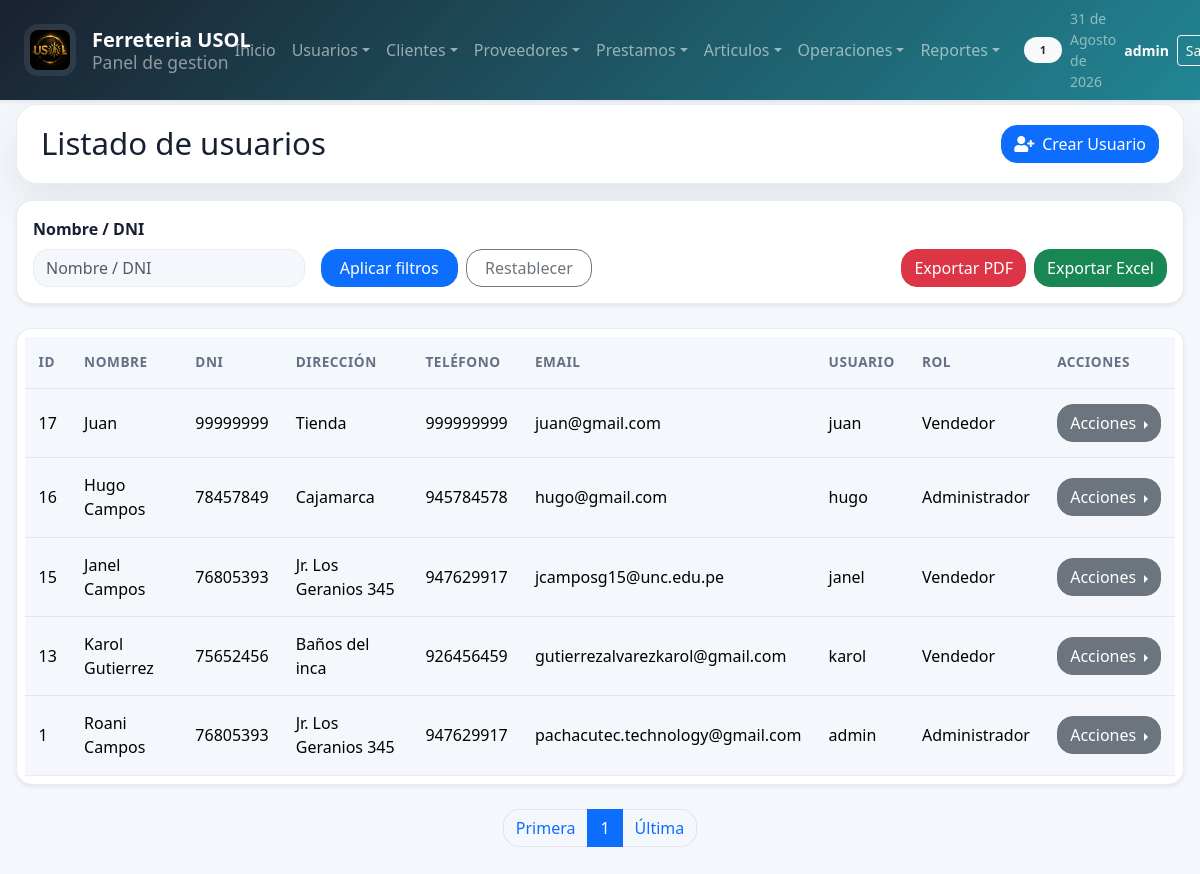
Page /sistema/usuarios/lista_usuarios.php (signed in) on the committed database.
### tables this page shows
CREATE TABLE `empleados` (
  `IdEmpleado` int(11) NOT NULL AUTO_INCREMENT,
  `Nombre` varchar(50) NOT NULL,
  `Dni` int(11) NOT NULL,
  `Direccion` varchar(50) NOT NULL,
  `Telefono` int(11) NOT NULL,
  `Email` varchar(50) NOT NULL,
  `Usuario` varchar(20) NOT NULL,
  `Clave` varchar(300) NOT NULL,
  `Rol` int(11) NOT NULL,
  PRIMARY KEY (`IdEmpleado`),
  KEY `Rol` (`Rol`)
);

CREATE TABLE `rol` (
  `IdRol` int(11) NOT NULL AUTO_INCREMENT,
  `rol` varchar(50) NOT NULL,
  PRIMARY KEY (`IdRol`)
);

### sistema/usuarios/lista_usuarios.php (the view, shortened to what this page needs)
<?php
    include "../../conexion.php";
    include "../includes/paginador.php";
    $results_per_page = 10;
    $current_page = isset($_GET['page']) ? intval($_GET['page']) : 1;
    $consulta = "
        SELECT u.IdEmpleado, u.Nombre, u.Dni, u.Direccion, u.Telefono, u.Email, u.Usuario, u.Rol ,r.rol
        FROM empleados u
        INNER JOIN rol r ON u.Rol = r.IdRol
        ORDER BY u.IdEmpleado DESC
    ";
    $where = "
        empleados u
        INNER JOIN rol r ON u.rol = r.IdRol
        ORDER BY u.IdEmpleado DESC
    ";
    list($result, $total_records) = getPaginatedDataArticulos($conexionDB, $consulta, $where, $current_page, $results_per_page);
    $row = $result->num_rows;
?>
<!DOCTYPE html>
<html lang="es">
<head>
	<?php include "../includes/scripts_2.php"; ?>
</head>
<body>
    <?php include "../includes/header_2.php"; ?>
	<section id="container">
        <div class="title_container">
            <h1>Listado de usuarios</h1>
            <a href="registro_usuario.php" class="btn_new"><i class="fas fa-user-plus"></i> Crear Usuario</a>
        </div>
        <div class="header_container">
            <div class="row g-3 align-items-end">
                <div class="col-12 col-md-4 col-lg-3">
                    <label for="busqueda" class="form-label"> Nombre / DNI </label>
                    <input class="form-control filtrosBusqueda" type="text" name="busqueda" id="busqueda" placeholder="Nombre / DNI">
                </div>
                <div class="col-12 col-md-4 col-lg-3">
                    <div class="d-flex gap-2">
                        <button type="button" class="btn btn-primary flex-grow-1" onclick="buscarUsuario()">Aplicar filtros</button>
                        <a href="lista_usuarios.php" class="btn btn-outline-secondary flex-grow-1">Restablecer</a>
                    </div>
                </div>
                <div class="col-12 col-md-4 col-lg-4 ms-lg-auto">
                    <div class="d-flex gap-2 justify-content-md-end">
                        <button type="button" class="btn btn-danger" onclick="exportarUsuariosPDF()">Exportar PDF</button>
                        <button type="button" class="btn btn-success" onclick="exportarUsuariosEXCEL()">Exportar Excel</button>
                    </div>
                </div>
            </div>
        </div>
        <div class="containerTable">
            <table id="tablaUsuarios">
                <thead>
                    <tr>
                        <th>ID</th>
                        <th>Nombre</th>
                        <th>Dni</th>
                        <th>Dirección</th>
                        <th>Teléfono</th>
                        <th>Email</th>
                        <th>Usuario</th>
                        <th>Rol</th>
                        <th>Acciones</th>
                    </tr>
                </thead>
                <body>
                    <?php
                        if($row > 0){
                            while ($data = $result->fetch_assoc()){
                            ?>
                                <tr>
                                    <td><?php echo $data["IdEmpleado"]; ?></td>
                                    <td><?php echo $data["Nombre"]; ?></td>
                                    <td><?php echo $data["Dni"]; ?></td>
                                    <td><?php echo $data["Direccion"]; ?></td>
                                    <td><?php echo $data["Telefono"]; ?></td>
                                    <td><?php echo $data["Email"]; ?></td>
                                    <td><?php echo $data["Usuario"]; ?></td>
                                    <td><?php echo $data["rol"]; ?></td>
                                    <td>
                                        <div class="btn-group dropend">
                                            <button class="btn btn-secondary dropdown-toggle" type="button" data-bs-toggle="dropdown" aria-expanded="false">
                                                Acciones
                                            </button>
                                        </div>
                                    </td>
                                </tr>
                    <?php
                            }
                        }
                    ?>
                </body>
            </table>
        </div>
	</section>
</body>
</html>

### sistema/css/style.css (style rules this page uses)
:root, [data-bs-theme=light] { --bs-primary: #0f7b8a; --bs-primary-rgb: 15, 123, 138; --bs-secondary: #475467; --bs-secondary-rgb: 71, 84, 103; --bs-success: #15803d; --bs-info: #0ea5e9; --bs-warning: #d97706; --bs-danger: #dc2626; --bs-dark: #111827; --bs-body-bg: #f4f7fb; --bs-body-color: #172033; --bs-border-color: rgba(15, 23, 42, 0.08); --bs-border-radius: 1rem; --bs-border-radius-lg: 1.35rem; --bs-box-shadow: 0 20px 45px rgba(15, 23, 42, 0.08); --app-surface: rgba(255, 255, 255, 0.96); --app-muted: #667085; }
* { box-sizing: border-box; }
html { scroll-behavior: smooth; }
body { min-height: 100vh; background: var(--bs-body-bg); color: var(--bs-body-color); font-family: "Segoe UI", Tahoma, Geneva, Verdana, sans-serif; }
a { text-decoration: none; }
#container { padding: 6.5rem 1rem 2rem; }
.title_container, .header_container, .info_caja, .chart-container, .divInfoSistema, .containerDataUser, .containerDataEmpresa, .data_delete { background: var(--app-surface); border: 1px solid var(--bs-border-color); border-radius: var(--bs-border-radius-lg); box-shadow: var(--bs-box-shadow); }
.title_container { padding: 1.25rem 1.5rem; margin-bottom: 1rem; }
.title_container h1, #container > h1 { margin: 0; font-size: clamp(1.5rem, 1.2rem + 1vw, 2.2rem); }
.header_container { padding: 1.25rem; }
.containerTable { margin-bottom: 1.5rem; }
.containerTable table { min-width: 780px; }
.table > :not(caption) > * > * { padding: 0.95rem 0.85rem; }
.table thead th { color: var(--app-muted); font-size: 0.85rem; font-weight: 700; text-transform: uppercase; letter-spacing: 0.04em; }
.btn_new, .btn_pdf, .btn_excel, .btn_save, .btn_save_1, .link_delete_1 { display: inline-flex; align-items: center; justify-content: center; gap: 0.5rem; }

### rows in the picture
empleados: IdEmpleado "17", Nombre "Juan", Dni "99999999", Direccion "Tienda", Telefono "999999999", Email "juan@gmail.com", Usuario "juan", rol.rol "Vendedor"
empleados: IdEmpleado "16", Nombre "Hugo Campos", Dni "78457849", Direccion "Cajamarca", Telefono "945784578", Email "hugo@gmail.com", Usuario "hugo", rol.rol "Administrador"
empleados: IdEmpleado "15", Nombre "Janel Campos", Dni "76805393", Direccion "Jr. Los Geranios 345", Telefono "947629917", Email "jcamposg15@unc.edu.pe", Usuario "janel", rol.rol "Vendedor"
empleados: IdEmpleado "13", Nombre "Karol Gutierrez", Dni "75652456", Direccion "Baños del inca", Telefono "926456459", Email "gutierrezalvarezkarol@gmail.com", Usuario "karol", rol.rol "Vendedor"
empleados: IdEmpleado "1", Nombre "Roani Campos", Dni "76805393", Direccion "Jr. Los Geranios 345", Telefono "947629917", Email "pachacutec.technology@gmail.com", Usuario "admin", rol.rol "Administrador"

### other values in the picture
$_SESSION['rol_name'] "1"
fechaC() "31 de Agosto de 2026"
$_SESSION['user'] "admin"
